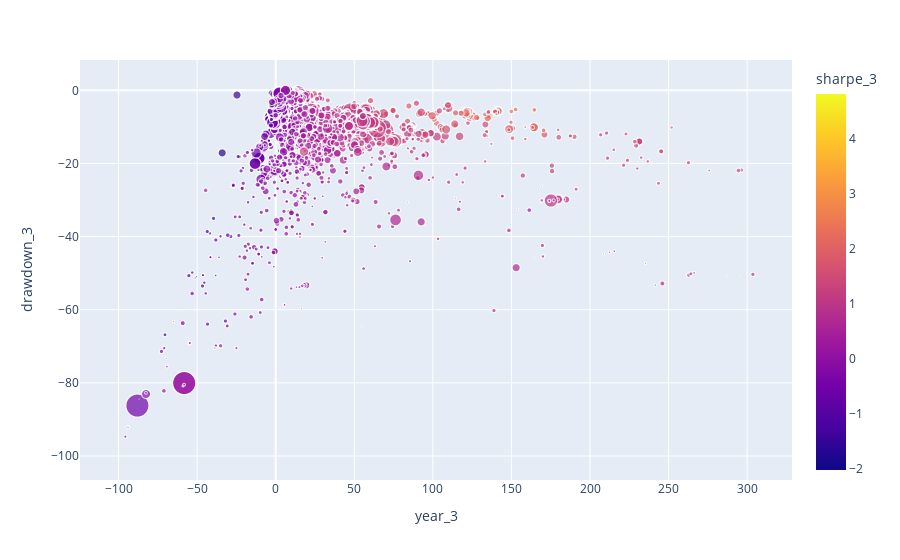

The code cell stored with this chart in its notebook:
### Code cell
px.scatter(df_results, x="year_3", y="drawdown_3", hover_data=["name", "isin"], color="sharpe_3", size="costs_inv")

### Figure 1 — Plotly figure (JSON) as saved in the notebook; plotly's stock layout.template omitted (floating-point values rounded to 4 significant figures; data arrays with more than 128 entries replaced by an {"elided": "..."} marker saying what was removed)
{"data": [{"customdata": {"elided": "4249x2 str values"}, "hovertemplate": "year_3=%{x}<br>drawdown_3=%{y}<br>costs_inv=%{marker.size}<br>name=%{customdata[0]}<br>isin=%{customdata[1]}<br>sharpe_3=%{marker.color}<extra></extra>", "legendgroup": "", "marker": {"color": {"elided": "4249 float values"}, "coloraxis": "coloraxis", "size": {"elided": "4249 float values"}, "sizemode": "area", "sizeref": null, "symbol": "circle"}, "mode": "markers", "name": "", "showlegend": false, "type": "scattergl", "x": {"elided": "4249 float values"}, "xaxis": "x", "y": {"elided": "4249 float values"}, "yaxis": "y"}], "layout": {"coloraxis": {"colorbar": {"title": {"text": "sharpe_3"}}, "colorscale": [[0, "#0d0887"], [0.1111, "#46039f"], [0.2222, "#7201a8"], [0.3333, "#9c179e"], [0.4444, "#bd3786"], [0.5556, "#d8576b"], [0.6667, "#ed7953"], [0.7778, "#fb9f3a"], [0.8889, "#fdca26"], [1, "#f0f921"]]}, "legend": {"itemsizing": "constant", "tracegroupgap": 0}, "margin": {"t": 60}, "xaxis": {"anchor": "y", "domain": [0, 1], "title": {"text": "year_3"}}, "yaxis": {"anchor": "x", "domain": [0, 1], "title": {"text": "drawdown_3"}}}}
